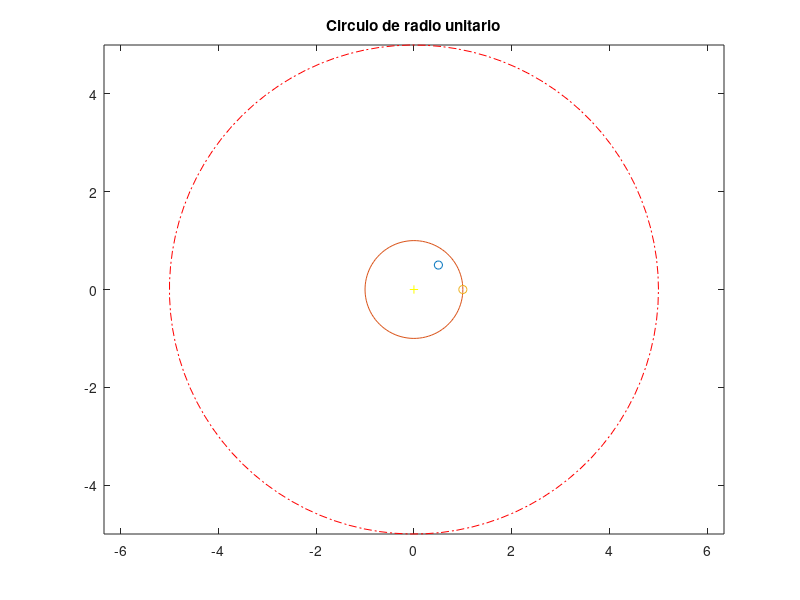

Write the MATLAB code that produced this figure.
%Circulo; creando un circulo de radio 1
%creacion de un circulo de radio arbitrario r, y centro 0,0
%01/20/09
r=input('Radio del circulo: ')
theta = linspace (0,2*pi,100); % creando el vector theta
x=cos(theta); y=sin(theta); % que son los vectores de coordenadas
plot (r*x,r*y,'-.r',0,0,'+y',.5,.5,'o',x,y)
hold on
plot(1,0,'o')
axis('equal')
title('Circulo de radio unitario')

